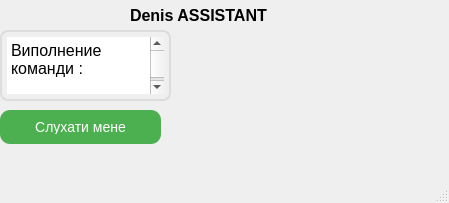
<?xml version="1.0" encoding="UTF-8"?>
<ui version="4.0">
 <class>MainWindow</class>
 <widget class="QMainWindow" name="MainWindow">
  <property name="geometry">
   <rect>
    <x>0</x>
    <y>0</y>
    <width>449</width>
    <height>203</height>
   </rect>
  </property>
  <property name="windowTitle">
   <string>MainWindow</string>
  </property>
  <widget class="QWidget" name="centralwidget">
   <widget class="QLabel" name="label">
    <property name="geometry">
     <rect>
      <x>130</x>
      <y>0</y>
      <width>221</width>
      <height>31</height>
     </rect>
    </property>
    <property name="styleSheet">
     <string notr="true">QLabel {
    font-size: 16px;
    font-weight: bold;
	font: 75 12pt &quot;Noto Sans&quot;;
}</string>
    </property>
    <property name="text">
     <string>Denis ASSISTANT</string>
    </property>
   </widget>
   <widget class="QTextEdit" name="textEdit">
    <property name="geometry">
     <rect>
      <x>0</x>
      <y>30</y>
      <width>171</width>
      <height>71</height>
     </rect>
    </property>
    <property name="styleSheet">
     <string notr="true">QTextEdit {
    border: 2px solid #ddd;
    border-radius: 8px;
    padding: 5px;
    font-size: 13px;
}</string>
    </property>
    <property name="html">
     <string>&lt;!DOCTYPE HTML PUBLIC &quot;-//W3C//DTD HTML 4.0//EN&quot; &quot;http://www.w3.org/TR/REC-html40/strict.dtd&quot;&gt;
&lt;html&gt;&lt;head&gt;&lt;meta name=&quot;qrichtext&quot; content=&quot;1&quot; /&gt;&lt;style type=&quot;text/css&quot;&gt;
p, li { white-space: pre-wrap; }
&lt;/style&gt;&lt;/head&gt;&lt;body style=&quot; font-family:'Noto Sans Bold'; font-size:13px; font-weight:400; font-style:normal;&quot;&gt;
&lt;p style=&quot; margin-top:0px; margin-bottom:0px; margin-left:0px; margin-right:0px; -qt-block-indent:0; text-indent:0px;&quot;&gt;&lt;span style=&quot; font-size:12pt;&quot;&gt;Виполнение команди :&lt;/span&gt;&lt;/p&gt;
&lt;p style=&quot;-qt-paragraph-type:empty; margin-top:0px; margin-bottom:0px; margin-left:0px; margin-right:0px; -qt-block-indent:0; text-indent:0px; font-size:12pt;&quot;&gt;&lt;br /&gt;&lt;/p&gt;&lt;/body&gt;&lt;/html&gt;</string>
    </property>
   </widget>
   <widget class="QPushButton" name="pushButton">
    <property name="geometry">
     <rect>
      <x>0</x>
      <y>110</y>
      <width>161</width>
      <height>34</height>
     </rect>
    </property>
    <property name="styleSheet">
     <string notr="true">QPushButton {
    background-color: #4CAF50;
    color: white;
    border-radius: 10px;
    padding: 10px;
    font-size: 14px;
}</string>
    </property>
    <property name="text">
     <string>Слухати мене</string>
    </property>
   </widget>
  </widget>
  <widget class="QMenuBar" name="menubar">
   <property name="geometry">
    <rect>
     <x>0</x>
     <y>0</y>
     <width>449</width>
     <height>31</height>
    </rect>
   </property>
  </widget>
  <widget class="QStatusBar" name="statusbar"/>
 </widget>
 <resources/>
 <connections/>
</ui>
